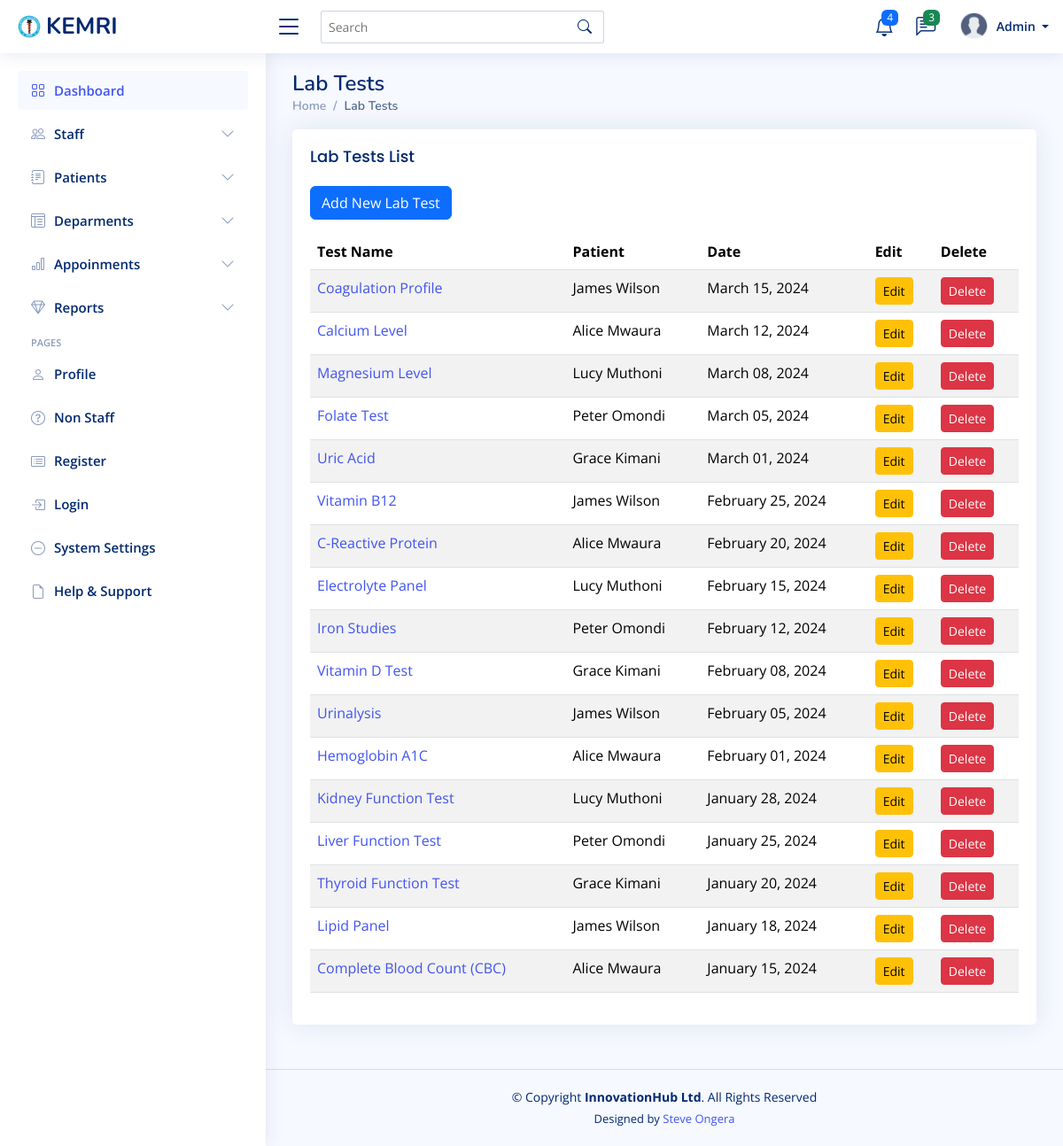
Page /lab-tests/ on the committed database.
### mtwapa_branch/models.py (models this page shows, shortened)
class LabTest(models.Model):
    patient = models.ForeignKey(Patient, on_delete=models.CASCADE)
    doctor = models.ForeignKey(Doctor, on_delete=models.SET_NULL, null=True)
    test_name = models.CharField(max_length=100)
    test_date = models.DateField()
    results = models.TextField(blank=True, null=True)
    def get_test_date_formatted(self):
        return self.test_date.strftime('%B %d, %Y')

class Patient(models.Model):
    first_name = models.CharField(max_length=100)
    last_name = models.CharField(max_length=100)
    phone = models.CharField(max_length=100)
    gender = models.CharField(
        max_length=10,
        choices=[('Male', 'Male'), ('Female', 'Female'), ('Other', 'Other')],
        blank=True,
        null=True
    )
    email = models.EmailField(max_length=100 , blank=True, null=True )
    Identification_no= models.CharField(max_length=100 , blank=True, null=True)
    date_of_birth = models.DateField()
    address = models.TextField()
    emergency_contact_name = models.CharField(max_length=100)
    emergency_contact_number = models.CharField(max_length=15)
    blood_type = models.CharField(max_length=3, blank=True, null=True)
    allergies = models.TextField(blank=True, null=True)
    chronic_conditions = models.TextField(blank=True, null=True)
    medical_history = models.TextField(blank=True, null=True)
    insurance_provider = models.CharField(max_length=100, blank=True, null=True)
    profile_picture = models.ImageField(upload_to='patient_profiles/', blank=True, null=True)
    date_added = models.DateTimeField( blank=True, null=True )  # Automatically sets the date when a patient is added

### mtwapa_branch/views.py (the view)
# urls.py: path('lab-tests/', views.labtest_list, name='labtest_list'),
def labtest_list(request):
    tests = LabTest.objects.all().order_by('-test_date')
    return render(request, 'labtest/labtest_list.html', {'tests': tests})

### templates/labtest/labtest_list.html
{% extends "base/base.html" %}
{% block content %}
<div class="pagetitle">
    <h1>Lab Tests</h1>
    <nav>
        <ol class="breadcrumb">
            <li class="breadcrumb-item"><a href="{% url 'dashboard' %}">Home</a></li>
            <li class="breadcrumb-item active">Lab Tests</li>
        </ol>
    </nav>
</div>
<section class="section">
    <div class="row">
        <div class="col-lg-12">
            <div class="card">
                <div class="card-body">
                    <h5 class="card-title">Lab Tests List</h5>
                    <a href="{% url 'labtest_create' %}" class="btn btn-primary mb-3">Add New Lab Test</a>
                    <div class="table-responsive">
                        <table class="table table-striped">
                            <thead>
                                <tr>
                                    <th>Test Name</th>
                                    <th>Patient</th>
                                    <th>Date</th>
                                    <th>Edit</th>
                                    <th>Delete</th>
                                </tr>
                            </thead>
                            <tbody>
                                {% for test in tests %}
                                <tr>
                                    <td>
                                        <a href="{% url 'labtest_detail' test.pk %}">
                                            {{ test.test_name }}
                                        </a>
                                    </td>
                                    <td>{{ test.patient.first_name }} {{ test.patient.last_name }}</td>
                                    <td>{{ test.get_test_date_formatted }}</td>
                                    <td>
                                        <a href="{% url 'labtest_update' test.pk %}" class="btn btn-warning btn-sm">Edit</a>
                                    </td>
                                    <td>
                                        <a href="{% url 'labtest_delete' test.pk %}" class="btn btn-danger btn-sm">Delete</a>
                                    </td>
                                </tr>
                                {% empty %}
                                <tr>
                                    <td colspan="5" class="text-center">No lab tests found.</td>
                                </tr>
                                {% endfor %}
                            </tbody>
                        </table>
                    </div>
                </div>
            </div>
        </div>
    </div>
</section>
{% endblock %}

### static/assets/css/style.css (style rules this page uses)
:root { scroll-behavior: smooth; }
body { font-family: "Open Sans", sans-serif; background: #f6f9ff; color: #444444; }
h1, h2, h3, h4, h5, h6 { font-family: "Nunito", sans-serif; }
.pagetitle { margin-bottom: 10px; }
.pagetitle h1 { font-size: 24px; margin-bottom: 0; font-weight: 600; color: #012970; }
.card { margin-bottom: 30px; border: none; border-radius: 5px; box-shadow: 0px 0 30px rgba(1, 41, 112, 0.1); }
.card-title { padding: 20px 0 15px 0; font-size: 18px; font-weight: 500; color: #012970; font-family: "Poppins", sans-serif; }
.card-body { padding: 0 20px 20px 20px; }
.breadcrumb { font-size: 14px; font-family: "Nunito", sans-serif; color: #899bbd; font-weight: 600; }
.breadcrumb a { color: #899bbd; transition: 0.3s; }
.breadcrumb .breadcrumb-item::before { color: #899bbd; }
.breadcrumb .active { color: #51678f; font-weight: 600; }

### rows in the picture
LabTest: test_name "Coagulation Profile", patient.first_name "James", patient.last_name "Wilson", get_test_date_formatted "March 15, 2024"
LabTest: test_name "Calcium Level", patient.first_name "Alice", patient.last_name "Mwaura", get_test_date_formatted "March 12, 2024"
LabTest: test_name "Magnesium Level", patient.first_name "Lucy", patient.last_name "Muthoni", get_test_date_formatted "March 08, 2024"
LabTest: test_name "Folate Test", patient.first_name "Peter", patient.last_name "Omondi", get_test_date_formatted "March 05, 2024"
LabTest: test_name "Uric Acid", patient.first_name "Grace", patient.last_name "Kimani", get_test_date_formatted "March 01, 2024"
LabTest: test_name "Vitamin B12", patient.first_name "James", patient.last_name "Wilson", get_test_date_formatted "February 25, 2024"
LabTest: test_name "C-Reactive Protein", patient.first_name "Alice", patient.last_name "Mwaura", get_test_date_formatted "February 20, 2024"
LabTest: test_name "Electrolyte Panel", patient.first_name "Lucy", patient.last_name "Muthoni", get_test_date_formatted "February 15, 2024"
LabTest: test_name "Iron Studies", patient.first_name "Peter", patient.last_name "Omondi", get_test_date_formatted "February 12, 2024"
LabTest: test_name "Vitamin D Test", patient.first_name "Grace", patient.last_name "Kimani", get_test_date_formatted "February 08, 2024"
LabTest: test_name "Urinalysis", patient.first_name "James", patient.last_name "Wilson", get_test_date_formatted "February 05, 2024"
LabTest: test_name "Hemoglobin A1C", patient.first_name "Alice", patient.last_name "Mwaura", get_test_date_formatted "February 01, 2024"
LabTest: test_name "Kidney Function Test", patient.first_name "Lucy", patient.last_name "Muthoni", get_test_date_formatted "January 28, 2024"
LabTest: test_name "Liver Function Test", patient.first_name "Peter", patient.last_name "Omondi", get_test_date_formatted "January 25, 2024"
LabTest: test_name "Thyroid Function Test", patient.first_name "Grace", patient.last_name "Kimani", get_test_date_formatted "January 20, 2024"
LabTest: test_name "Lipid Panel", patient.first_name "James", patient.last_name "Wilson", get_test_date_formatted "January 18, 2024"
LabTest: test_name "Complete Blood Count (CBC)", patient.first_name "Alice", patient.last_name "Mwaura", get_test_date_formatted "January 15, 2024"
